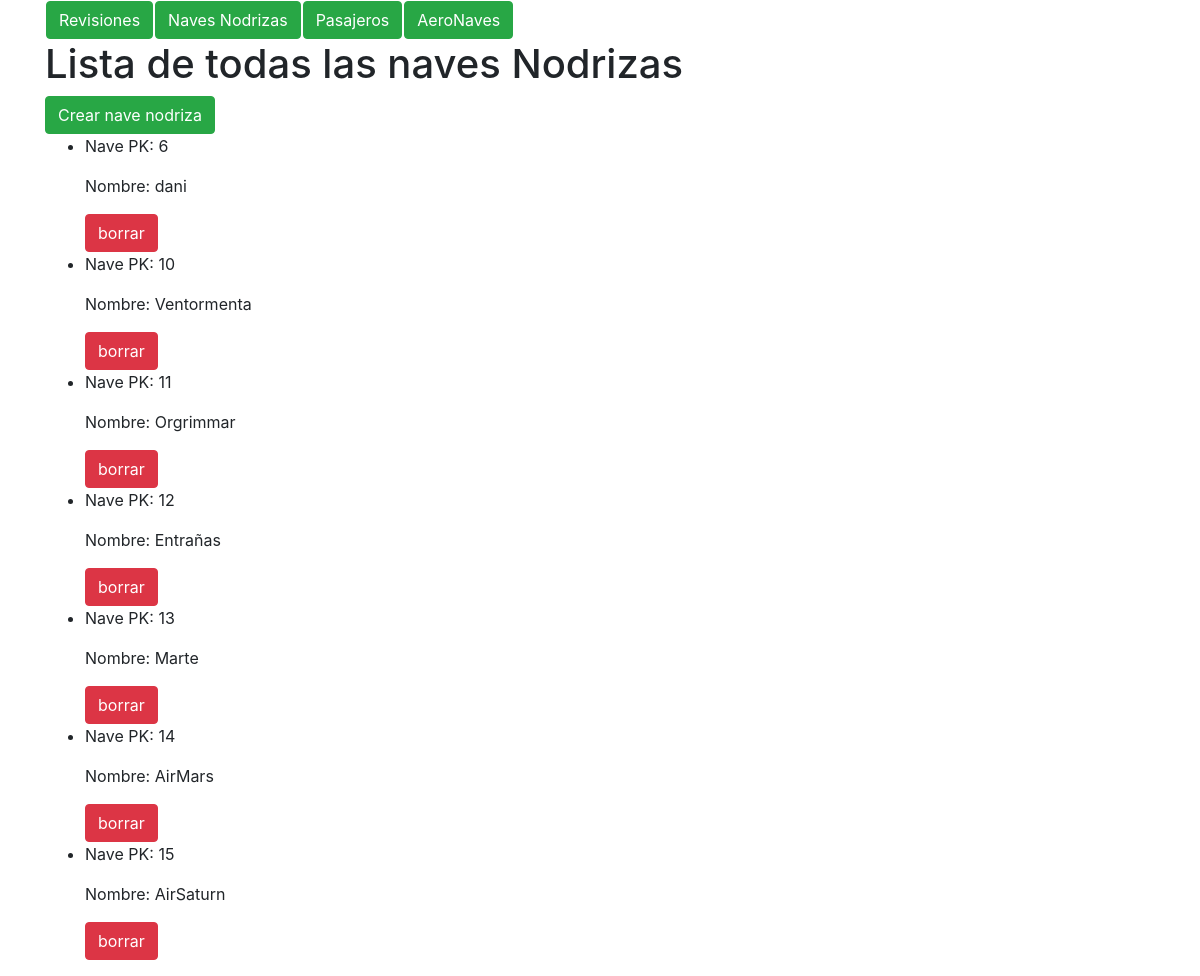
The page / on the database its author committed.
### marcianos/models.py (models this page shows)
class nave_nodriza(models.Model):
    nombre = models.CharField(max_length=400)

### marcianos/views.py (the view)
# urls.py: path('', views.nave_nodrizaList, name = 'naves_list'),
def nave_nodrizaList(request, template_name = 'nave_nodriza/lista.html'):
    naves_nodrizas = nave_nodriza.objects.all() #Obtengo la lista de naves
    data = {}
    data['object_list'] = naves_nodrizas #Devuelvo los objetos que voy a pintar
    return render(request, template_name, data)

### marcianos/templates/nave_nodriza/lista.html (shortened to what this page needs)
<!DOCTYPE html>
<html>
  <head>
    <link rel="stylesheet" href="https://maxcdn.bootstrapcdn.com/bootstrap/4.0.0-beta.2/css/bootstrap.min.css">
  </head>
  <body>
    <div class="container">
        {% include "home.html" %}
        <h1>Lista de todas las naves Nodrizas</h1>
        <a class="btn btn-success" href='{% url "naves_create" %}'> Crear nave nodriza</a>
        <ul>
          {% for Nave in object_list %}
            <li>
              <p>Nave PK: {{ Nave.pk }}</p>
              <p>Nombre: {{ Nave.nombre }}</p>
              <a class="btn btn-danger" href='{% url "naves_delete" Nave.pk %}'>borrar</a>
            </li>
          {% endfor %}
        </ul>
    </div>
  </body>
</html>

### rows shown on the page
nave_nodriza: pk "6", nombre "dani"
nave_nodriza: pk "10", nombre "Ventormenta"
nave_nodriza: pk "11", nombre "Orgrimmar"
nave_nodriza: pk "12", nombre "Entrañas"
nave_nodriza: pk "13", nombre "Marte"
nave_nodriza: pk "14", nombre "AirMars"
nave_nodriza: pk "15", nombre "AirSaturn"
